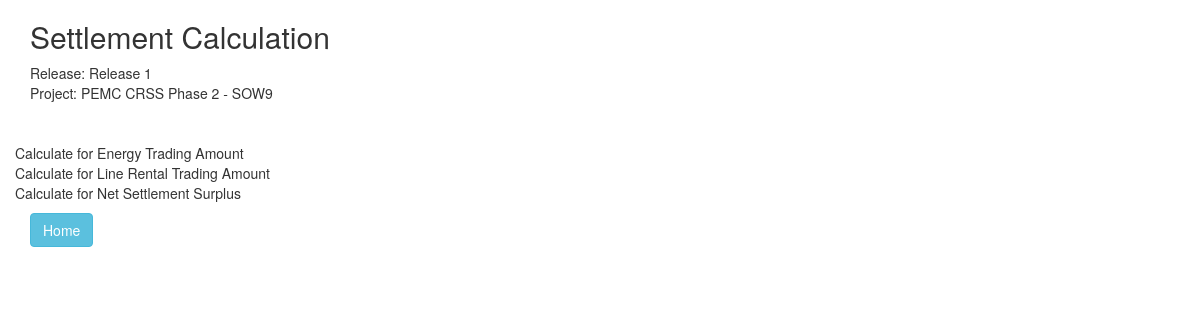
Screenshot of /joan/requirement/1/ with the database file from the repository.
### joan/models.py (models this page shows, shortened)
class Requirement(models.Model):
    release = models.ForeignKey(Release, on_delete=models.CASCADE, null=True, blank=True)
    reqd_id = models.CharField(max_length=10,blank=True)
    requirement_heading = models.CharField(max_length=70,blank=True)
    requirement_text = models.TextField()
    created_at = models.DateTimeField(auto_now_add=True,null=True)
    updated_at = models.DateTimeField(auto_now=True,null=True)
    class Meta:
        ordering = ['reqd_id', 'id']

class Release (models.Model):
    project = models.ForeignKey(Project, on_delete=models.CASCADE, default=DEFAULT_PROJECT)
    release_name = models.CharField(max_length=50)
    release_target_date = models.DateField(blank=True, null=True)
    release_actual_date = models.DateField(blank=True, null=True)
    release_details = models.CharField(max_length=70,blank=True)
    def __str__(self):
        return "Release " + self.release_name

class Project (models.Model):
    project_name = models.CharField(max_length=50)
    slug = models.CharField(max_length=10, null=True)
    project_company = models.CharField(max_length=50)
    project_description = models.CharField(max_length=50)
    project_start_date = models.DateField(blank=True,null=True)
    project_end_date = models.DateField(blank=True, null=True)
    created_at = models.DateTimeField(auto_now_add=True,null=True)
    updated_at = models.DateTimeField(auto_now=True,null=True)
    def __str__(self):
        return self.project_name

class Feature(models.Model):
    project = models.ForeignKey(Project, on_delete=models.CASCADE, default=DEFAULT_PROJECT)
    requirement = models.ManyToManyField(Requirement)
    feature_heading = models.CharField(max_length=50,blank=True)
    feature_text = models.TextField(max_length=200)
    created_at = models.DateTimeField(auto_now_add=True,null=True)
    updated_at = models.DateTimeField(auto_now=True,null=True)
    def __str__(self):
        return self.feature_text

### joan/views.py (the view)
# urls.py: url(r'^requirement/(?P<pk>[a-zA-Z0-9-]+)/$', views.RequirementView.as_view(), name='requirement'),
class RequirementView(generic.DetailView):
    model = Requirement
    template_name = 'joan/requirement.html'

### joan/templates/joan/requirement.html (shortened to what this page needs)
{% load static %}
{% load bootstrap3 %}
{% bootstrap_css %}
<link rel="stylesheet" type="text/css" href="{% static 'joan/style.css' %}" />
<div class="container">
<h2>{{ requirement.requirement_heading }}</h2>
Release: {{ requirement.release }}  <br>
Project: {{ requirement.release.project }} <br>
</div>
<div class="container horizontal-scroll">
   <div class="row">
      <ul class="list-unstyled">
      {% for feature in requirement.feature_set.all %}
      <li> {{ feature }}</li>
      {% endfor %}
      </ul>
    </div>
<a class="btn btn-info" href="{% url 'joan:project' requirement.release.project.id %}">Home</a>
</div>

### joan/static/joan/style.css (style rules this page uses)
.horizontal-scroll > .row { overflow-x: auto; white-space: nowrap; }

### rows the page displays
Requirement: requirement_heading "Settlement Calculation", release "Release 1", release.project "PEMC CRSS Phase 2 - SOW9"
Feature: feature_text "Calculate for Energy Trading Amount"
Feature: feature_text "Calculate for Line Rental Trading Amount"
Feature: feature_text "Calculate for Net Settlement Surplus"
